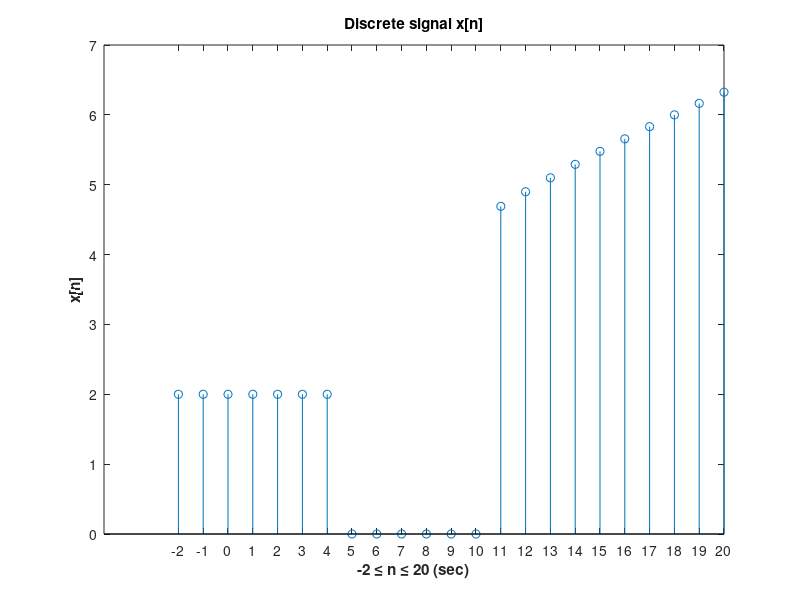

Here is the MATLAB script that generated this plot:
AM = 711171029;

% Single digit sum calculation
loop1 = 1;
dig = 0;
tmp = AM;
sum = 0;
while (sum > 9 || loop1 == 1)
    if (loop1 == 1)
        loop1 = 0;
    end
    sum = 0;
    while (tmp > 0)
        dig = mod(tmp, 10);
        tmp = (tmp-dig)/10;
        sum = sum + dig;
    end
    tmp = sum;
end

% x, n vector construction 
n1 = -2:4;
n2 = 5:10;
n3 = 11:20;
n = [n1 n2 n3];

x1 = ones(size(n1)).*sum;
x2 = zeros(size(n2));
x3 = sqrt(2*n3);
x = [x1 x2 x3];

% x, n Stem
stem(n, x)
set(gca,'XTick',n);
ylabel("x[n]", 'fontweight', 'bold');
xlabel("-2 ≤ n ≤ 20 (sec)", 'fontweight', 'bold');
title("Discrete signal x[n]");